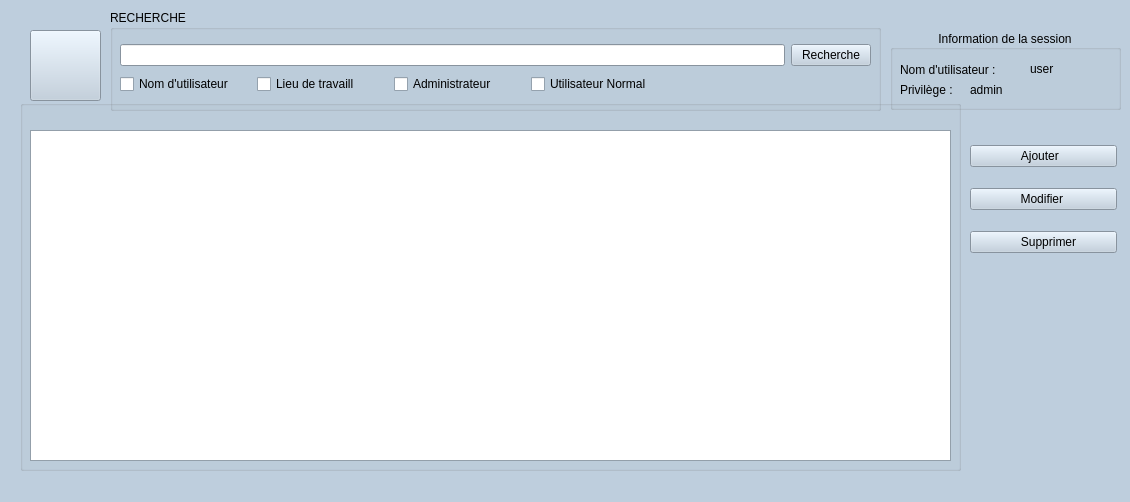
<?xml version="1.0" encoding="UTF-8"?>
<ui version="4.0">
 <class>gestionpersonnel</class>
 <widget class="QMainWindow" name="gestionpersonnel">
  <property name="geometry">
   <rect>
    <x>0</x>
    <y>0</y>
    <width>1130</width>
    <height>502</height>
   </rect>
  </property>
  <property name="palette">
   <palette>
    <active>
     <colorrole role="WindowText">
      <brush brushstyle="SolidPattern">
       <color alpha="255">
        <red>0</red>
        <green>0</green>
        <blue>0</blue>
       </color>
      </brush>
     </colorrole>
     <colorrole role="Button">
      <brush brushstyle="SolidPattern">
       <color alpha="255">
        <red>190</red>
        <green>206</green>
        <blue>221</blue>
       </color>
      </brush>
     </colorrole>
     <colorrole role="Light">
      <brush brushstyle="SolidPattern">
       <color alpha="255">
        <red>255</red>
        <green>255</green>
        <blue>255</blue>
       </color>
      </brush>
     </colorrole>
     <colorrole role="Midlight">
      <brush brushstyle="SolidPattern">
       <color alpha="255">
        <red>222</red>
        <green>230</green>
        <blue>238</blue>
       </color>
      </brush>
     </colorrole>
     <colorrole role="Dark">
      <brush brushstyle="SolidPattern">
       <color alpha="255">
        <red>95</red>
        <green>103</green>
        <blue>110</blue>
       </color>
      </brush>
     </colorrole>
     <colorrole role="Mid">
      <brush brushstyle="SolidPattern">
       <color alpha="255">
        <red>127</red>
        <green>137</green>
        <blue>147</blue>
       </color>
      </brush>
     </colorrole>
     <colorrole role="Text">
      <brush brushstyle="SolidPattern">
       <color alpha="255">
        <red>0</red>
        <green>0</green>
        <blue>0</blue>
       </color>
      </brush>
     </colorrole>
     <colorrole role="BrightText">
      <brush brushstyle="SolidPattern">
       <color alpha="255">
        <red>255</red>
        <green>255</green>
        <blue>255</blue>
       </color>
      </brush>
     </colorrole>
     <colorrole role="ButtonText">
      <brush brushstyle="SolidPattern">
       <color alpha="255">
        <red>0</red>
        <green>0</green>
        <blue>0</blue>
       </color>
      </brush>
     </colorrole>
     <colorrole role="Base">
      <brush brushstyle="SolidPattern">
       <color alpha="255">
        <red>255</red>
        <green>255</green>
        <blue>255</blue>
       </color>
      </brush>
     </colorrole>
     <colorrole role="Window">
      <brush brushstyle="SolidPattern">
       <color alpha="255">
        <red>190</red>
        <green>206</green>
        <blue>221</blue>
       </color>
      </brush>
     </colorrole>
     <colorrole role="Shadow">
      <brush brushstyle="SolidPattern">
       <color alpha="255">
        <red>0</red>
        <green>0</green>
        <blue>0</blue>
       </color>
      </brush>
     </colorrole>
     <colorrole role="AlternateBase">
      <brush brushstyle="SolidPattern">
       <color alpha="255">
        <red>222</red>
        <green>230</green>
        <blue>238</blue>
       </color>
      </brush>
     </colorrole>
     <colorrole role="ToolTipBase">
      <brush brushstyle="SolidPattern">
       <color alpha="255">
        <red>255</red>
        <green>255</green>
        <blue>220</blue>
       </color>
      </brush>
     </colorrole>
     <colorrole role="ToolTipText">
      <brush brushstyle="SolidPattern">
       <color alpha="255">
        <red>0</red>
        <green>0</green>
        <blue>0</blue>
       </color>
      </brush>
     </colorrole>
     <colorrole role="PlaceholderText">
      <brush brushstyle="SolidPattern">
       <color alpha="128">
        <red>0</red>
        <green>0</green>
        <blue>0</blue>
       </color>
      </brush>
     </colorrole>
    </active>
    <inactive>
     <colorrole role="WindowText">
      <brush brushstyle="SolidPattern">
       <color alpha="255">
        <red>0</red>
        <green>0</green>
        <blue>0</blue>
       </color>
      </brush>
     </colorrole>
     <colorrole role="Button">
      <brush brushstyle="SolidPattern">
       <color alpha="255">
        <red>190</red>
        <green>206</green>
        <blue>221</blue>
       </color>
      </brush>
     </colorrole>
     <colorrole role="Light">
      <brush brushstyle="SolidPattern">
       <color alpha="255">
        <red>255</red>
        <green>255</green>
        <blue>255</blue>
       </color>
      </brush>
     </colorrole>
     <colorrole role="Midlight">
      <brush brushstyle="SolidPattern">
       <color alpha="255">
        <red>222</red>
        <green>230</green>
        <blue>238</blue>
       </color>
      </brush>
     </colorrole>
     <colorrole role="Dark">
      <brush brushstyle="SolidPattern">
       <color alpha="255">
        <red>95</red>
        <green>103</green>
        <blue>110</blue>
       </color>
      </brush>
     </colorrole>
     <colorrole role="Mid">
      <brush brushstyle="SolidPattern">
       <color alpha="255">
        <red>127</red>
        <green>137</green>
        <blue>147</blue>
       </color>
      </brush>
     </colorrole>
     <colorrole role="Text">
      <brush brushstyle="SolidPattern">
       <color alpha="255">
        <red>0</red>
        <green>0</green>
        <blue>0</blue>
       </color>
      </brush>
     </colorrole>
     <colorrole role="BrightText">
      <brush brushstyle="SolidPattern">
       <color alpha="255">
        <red>255</red>
        <green>255</green>
        <blue>255</blue>
       </color>
      </brush>
     </colorrole>
     <colorrole role="ButtonText">
      <brush brushstyle="SolidPattern">
       <color alpha="255">
        <red>0</red>
        <green>0</green>
        <blue>0</blue>
       </color>
      </brush>
     </colorrole>
     <colorrole role="Base">
      <brush brushstyle="SolidPattern">
       <color alpha="255">
        <red>255</red>
        <green>255</green>
        <blue>255</blue>
       </color>
      </brush>
     </colorrole>
     <colorrole role="Window">
      <brush brushstyle="SolidPattern">
       <color alpha="255">
        <red>190</red>
        <green>206</green>
        <blue>221</blue>
       </color>
      </brush>
     </colorrole>
     <colorrole role="Shadow">
      <brush brushstyle="SolidPattern">
       <color alpha="255">
        <red>0</red>
        <green>0</green>
        <blue>0</blue>
       </color>
      </brush>
     </colorrole>
     <colorrole role="AlternateBase">
      <brush brushstyle="SolidPattern">
       <color alpha="255">
        <red>222</red>
        <green>230</green>
        <blue>238</blue>
       </color>
      </brush>
     </colorrole>
     <colorrole role="ToolTipBase">
      <brush brushstyle="SolidPattern">
       <color alpha="255">
        <red>255</red>
        <green>255</green>
        <blue>220</blue>
       </color>
      </brush>
     </colorrole>
     <colorrole role="ToolTipText">
      <brush brushstyle="SolidPattern">
       <color alpha="255">
        <red>0</red>
        <green>0</green>
        <blue>0</blue>
       </color>
      </brush>
     </colorrole>
     <colorrole role="PlaceholderText">
      <brush brushstyle="SolidPattern">
       <color alpha="128">
        <red>0</red>
        <green>0</green>
        <blue>0</blue>
       </color>
      </brush>
     </colorrole>
    </inactive>
    <disabled>
     <colorrole role="WindowText">
      <brush brushstyle="SolidPattern">
       <color alpha="255">
        <red>95</red>
        <green>103</green>
        <blue>110</blue>
       </color>
      </brush>
     </colorrole>
     <colorrole role="Button">
      <brush brushstyle="SolidPattern">
       <color alpha="255">
        <red>190</red>
        <green>206</green>
        <blue>221</blue>
       </color>
      </brush>
     </colorrole>
     <colorrole role="Light">
      <brush brushstyle="SolidPattern">
       <color alpha="255">
        <red>255</red>
        <green>255</green>
        <blue>255</blue>
       </color>
      </brush>
     </colorrole>
     <colorrole role="Midlight">
      <brush brushstyle="SolidPattern">
       <color alpha="255">
        <red>222</red>
        <green>230</green>
        <blue>238</blue>
       </color>
      </brush>
     </colorrole>
     <colorrole role="Dark">
      <brush brushstyle="SolidPattern">
       <color alpha="255">
        <red>95</red>
        <green>103</green>
        <blue>110</blue>
       </color>
      </brush>
     </colorrole>
     <colorrole role="Mid">
      <brush brushstyle="SolidPattern">
       <color alpha="255">
        <red>127</red>
        <green>137</green>
        <blue>147</blue>
       </color>
      </brush>
     </colorrole>
     <colorrole role="Text">
      <brush brushstyle="SolidPattern">
       <color alpha="255">
        <red>95</red>
        <green>103</green>
        <blue>110</blue>
       </color>
      </brush>
     </colorrole>
     <colorrole role="BrightText">
      <brush brushstyle="SolidPattern">
       <color alpha="255">
        <red>255</red>
        <green>255</green>
        <blue>255</blue>
       </color>
      </brush>
     </colorrole>
     <colorrole role="ButtonText">
      <brush brushstyle="SolidPattern">
       <color alpha="255">
        <red>95</red>
        <green>103</green>
        <blue>110</blue>
       </color>
      </brush>
     </colorrole>
     <colorrole role="Base">
      <brush brushstyle="SolidPattern">
       <color alpha="255">
        <red>190</red>
        <green>206</green>
        <blue>221</blue>
       </color>
      </brush>
     </colorrole>
     <colorrole role="Window">
      <brush brushstyle="SolidPattern">
       <color alpha="255">
        <red>190</red>
        <green>206</green>
        <blue>221</blue>
       </color>
      </brush>
     </colorrole>
     <colorrole role="Shadow">
      <brush brushstyle="SolidPattern">
       <color alpha="255">
        <red>0</red>
        <green>0</green>
        <blue>0</blue>
       </color>
      </brush>
     </colorrole>
     <colorrole role="AlternateBase">
      <brush brushstyle="SolidPattern">
       <color alpha="255">
        <red>190</red>
        <green>206</green>
        <blue>221</blue>
       </color>
      </brush>
     </colorrole>
     <colorrole role="ToolTipBase">
      <brush brushstyle="SolidPattern">
       <color alpha="255">
        <red>255</red>
        <green>255</green>
        <blue>220</blue>
       </color>
      </brush>
     </colorrole>
     <colorrole role="ToolTipText">
      <brush brushstyle="SolidPattern">
       <color alpha="255">
        <red>0</red>
        <green>0</green>
        <blue>0</blue>
       </color>
      </brush>
     </colorrole>
     <colorrole role="PlaceholderText">
      <brush brushstyle="SolidPattern">
       <color alpha="128">
        <red>0</red>
        <green>0</green>
        <blue>0</blue>
       </color>
      </brush>
     </colorrole>
    </disabled>
   </palette>
  </property>
  <property name="windowTitle">
   <string>Hotel PACEL</string>
  </property>
  <widget class="QWidget" name="centralwidget">
   <widget class="QGroupBox" name="groupBox_2">
    <property name="geometry">
     <rect>
      <x>110</x>
      <y>10</y>
      <width>771</width>
      <height>101</height>
     </rect>
    </property>
    <property name="title">
     <string>RECHERCHE</string>
    </property>
    <widget class="QWidget" name="layoutWidget_3">
     <property name="geometry">
      <rect>
       <x>10</x>
       <y>30</y>
       <width>751</width>
       <height>30</height>
      </rect>
     </property>
     <layout class="QHBoxLayout" name="horizontalLayoutsearch_2">
      <item>
       <widget class="QLineEdit" name="lineEditsearch_2"/>
      </item>
      <item>
       <widget class="QPushButton" name="pushButtonsearch_2">
        <property name="text">
         <string>Recherche</string>
        </property>
       </widget>
      </item>
     </layout>
    </widget>
    <widget class="QWidget" name="layoutWidget_4">
     <property name="geometry">
      <rect>
       <x>10</x>
       <y>60</y>
       <width>548</width>
       <height>28</height>
      </rect>
     </property>
     <layout class="QHBoxLayout" name="horizontalLayoutchoix_2" stretch="0,0,0,0">
      <property name="spacing">
       <number>0</number>
      </property>
      <property name="sizeConstraint">
       <enum>QLayout::SetNoConstraint</enum>
      </property>
      <property name="leftMargin">
       <number>0</number>
      </property>
      <item>
       <widget class="QCheckBox" name="checkBoxnom_2">
        <property name="text">
         <string>Nom d'utilisateur</string>
        </property>
       </widget>
      </item>
      <item>
       <widget class="QCheckBox" name="checkBoxprenom_2">
        <property name="text">
         <string>Lieu de travaill</string>
        </property>
       </widget>
      </item>
      <item>
       <widget class="QCheckBox" name="checkBoxad">
        <property name="text">
         <string>Administrateur</string>
        </property>
       </widget>
      </item>
      <item>
       <widget class="QCheckBox" name="checkBoxun">
        <property name="text">
         <string>Utilisateur Normal</string>
        </property>
       </widget>
      </item>
     </layout>
    </widget>
   </widget>
   <widget class="QPushButton" name="pushButton">
    <property name="geometry">
     <rect>
      <x>30</x>
      <y>30</y>
      <width>71</width>
      <height>71</height>
     </rect>
    </property>
    <property name="text">
     <string/>
    </property>
    <property name="icon">
     <iconset resource="img.qrc">
      <normaloff>:/new/img/img/home-icon.png</normaloff>:/new/img/img/home-icon.png</iconset>
    </property>
    <property name="iconSize">
     <size>
      <width>60</width>
      <height>60</height>
     </size>
    </property>
   </widget>
   <widget class="QWidget" name="layoutWidget_5">
    <property name="geometry">
     <rect>
      <x>970</x>
      <y>130</y>
      <width>147</width>
      <height>141</height>
     </rect>
    </property>
    <layout class="QVBoxLayout" name="verticalLayout_2">
     <item>
      <widget class="QPushButton" name="pushButton_Add_2">
       <property name="text">
        <string>    Ajouter      </string>
       </property>
       <property name="icon">
        <iconset resource="img.qrc">
         <normaloff>:/new/img/img/Add_User-80_icon-icons.com_57380.svg</normaloff>:/new/img/img/Add_User-80_icon-icons.com_57380.svg</iconset>
       </property>
       <property name="iconSize">
        <size>
         <width>35</width>
         <height>35</height>
        </size>
       </property>
      </widget>
     </item>
     <item>
      <widget class="QPushButton" name="pushButton_Edit_2">
       <property name="text">
        <string>   Modifier    </string>
       </property>
       <property name="icon">
        <iconset resource="img.qrc">
         <normaloff>:/new/img/img/Edit_User-80_icon-icons.com_57329.svg</normaloff>:/new/img/img/Edit_User-80_icon-icons.com_57329.svg</iconset>
       </property>
       <property name="iconSize">
        <size>
         <width>35</width>
         <height>35</height>
        </size>
       </property>
      </widget>
     </item>
     <item>
      <widget class="QPushButton" name="pushButton_Delete_2">
       <property name="text">
        <string>   Supprimer</string>
       </property>
       <property name="icon">
        <iconset resource="img.qrc">
         <normaloff>:/new/img/img/Remove_User-80_icon-icons.com_57283.svg</normaloff>:/new/img/img/Remove_User-80_icon-icons.com_57283.svg</iconset>
       </property>
       <property name="iconSize">
        <size>
         <width>35</width>
         <height>35</height>
        </size>
       </property>
      </widget>
     </item>
    </layout>
   </widget>
   <widget class="QGroupBox" name="groupBox_3">
    <property name="geometry">
     <rect>
      <x>20</x>
      <y>100</y>
      <width>941</width>
      <height>371</height>
     </rect>
    </property>
    <property name="title">
     <string/>
    </property>
    <widget class="QTableView" name="tableView_2">
     <property name="geometry">
      <rect>
       <x>10</x>
       <y>30</y>
       <width>921</width>
       <height>331</height>
      </rect>
     </property>
    </widget>
   </widget>
   <widget class="QLabel" name="label_status">
    <property name="geometry">
     <rect>
      <x>30</x>
      <y>470</y>
      <width>671</width>
      <height>31</height>
     </rect>
    </property>
    <property name="text">
     <string/>
    </property>
   </widget>
   <widget class="QGroupBox" name="groupBox">
    <property name="geometry">
     <rect>
      <x>890</x>
      <y>30</y>
      <width>231</width>
      <height>80</height>
     </rect>
    </property>
    <property name="title">
     <string>Information de la session</string>
    </property>
    <property name="alignment">
     <set>Qt::AlignCenter</set>
    </property>
    <widget class="QLabel" name="labeluser_2">
     <property name="geometry">
      <rect>
       <x>10</x>
       <y>31</y>
       <width>151</width>
       <height>17</height>
      </rect>
     </property>
     <property name="text">
      <string>Nom d'utilisateur :</string>
     </property>
    </widget>
    <widget class="QLabel" name="labelprivilege_2">
     <property name="geometry">
      <rect>
       <x>10</x>
       <y>51</y>
       <width>141</width>
       <height>17</height>
      </rect>
     </property>
     <property name="text">
      <string>Privilège :</string>
     </property>
    </widget>
    <widget class="QLabel" name="labelusr_2">
     <property name="geometry">
      <rect>
       <x>140</x>
       <y>30</y>
       <width>81</width>
       <height>17</height>
      </rect>
     </property>
     <property name="text">
      <string>user</string>
     </property>
    </widget>
    <widget class="QLabel" name="labeladm_2">
     <property name="geometry">
      <rect>
       <x>80</x>
       <y>50</y>
       <width>181</width>
       <height>20</height>
      </rect>
     </property>
     <property name="text">
      <string>admin</string>
     </property>
    </widget>
   </widget>
  </widget>
 </widget>
 <resources>
  <include location="img.qrc"/>
 </resources>
 <connections/>
</ui>
